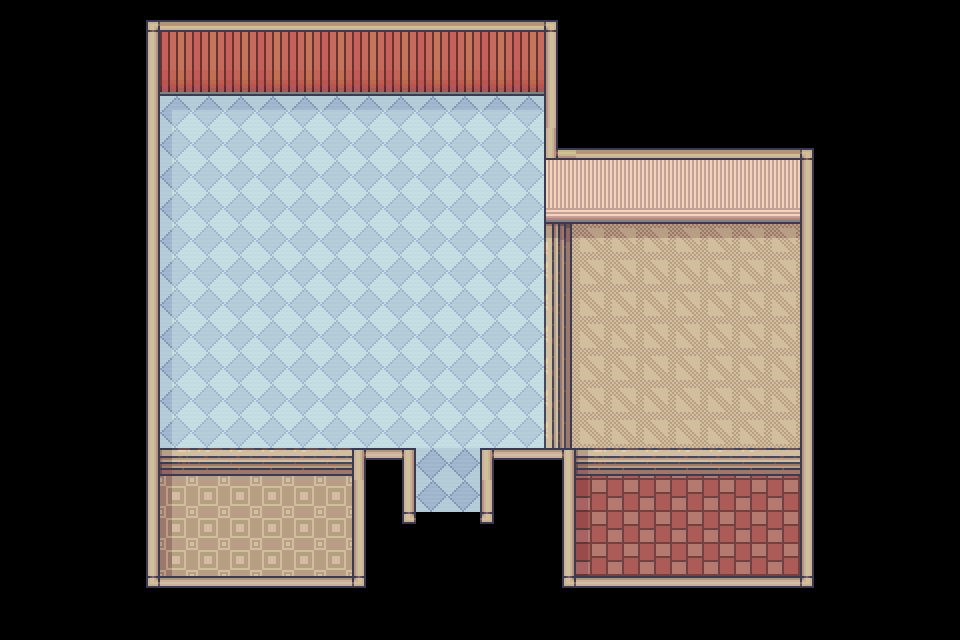

Rendered tile map (Tiled .tmx) drawn with the repository's tilesets; below, a short description and the map source with its tile grids summarised:
An orthogonal 30x20 tile map with 32x32 px tiles, 3 tile layers (walls, floor, stairs), 2 tilesets and 61 objects (4x npc_spawn, scene, zone, player_village).

<map version="1.10" tiledversion="1.10.1" orientation="orthogonal" renderorder="right-down" width="30" height="20" tilewidth="32" tileheight="32" infinite="0" nextlayerid="17" nextobjectid="73">
 <tileset firstgid="1" source="../TSX/RoomBuilder.tsx" />
 <tileset firstgid="8285" source="../TSX/store_singles.tsx" />
 <layer id="1" name="walls" width="30" height="20">
  <data>[600 cells, 128 non-empty, 14 distinct tile ids]</data>
 </layer>
 <layer id="2" name="floor" width="30" height="20">
  <data>[600 cells, 244 non-empty, 11 distinct tile ids]</data>
 </layer>
 <layer id="8" name="stairs" width="30" height="20">
  <data>[600 cells, 20 non-empty, 5 distinct tile ids]</data>
 </layer>
 <objectgroup id="11" name="carpet">
  <object id="28" gid="8288" x="672" y="256" width="64" height="32" />
  <object id="29" gid="8288" x="736" y="256" width="64" height="32" />
  <object id="30" gid="8289" x="736" y="320" width="32" height="32" />
  <object id="31" gid="8289" x="736" y="352" width="32" height="32" />
  <object id="32" gid="8289" x="736" y="384" width="32" height="32" />
 </objectgroup>
 <objectgroup id="9" name="furniture">
  <object id="1" gid="8301" x="384" y="224" width="160" height="96" />
  <object id="2" gid="8293" x="576" y="320" width="64" height="64" />
  <object id="3" gid="8294" x="576" y="416" width="64" height="64" />
  <object id="4" gid="8310" x="384" y="128" width="64" height="64" />
  <object id="5" gid="8312" x="480" y="128" width="64" height="64" />
  <object id="6" gid="8311" x="256" y="128" width="64" height="96" />
  <object id="7" gid="8309" x="192" y="128" width="64" height="96" />
  <object id="8" gid="8316" x="320" y="128" width="64" height="64" />
  <object id="9" gid="8314" x="256" y="192" width="64" height="64" />
  <object id="10" gid="8313" x="192" y="192" width="64" height="64" />
  <object id="12" gid="8296" x="160" y="320" width="192" height="96" />
  <object id="13" gid="8297" x="160" y="416" width="192" height="96" />
  <object id="17" gid="8299" x="288" y="576" width="64" height="96" />
  <object id="18" gid="8298" x="160" y="576" width="64" height="96" />
  <object id="19" gid="8304" x="640" y="512" width="96" height="96" />
  <object id="20" gid="8305" x="608" y="576" width="160" height="96" />
  <object id="21" gid="8306" x="576" y="576" width="32" height="64" />
  <object id="22" gid="8307" x="768" y="576" width="32" height="64" />
  <object id="23" gid="8287" x="576" y="256" width="64" height="64" />
  <object id="34" gid="8321" x="768" y="320" width="32" height="32" />
  <object id="35" gid="8321" x="768" y="352" width="32" height="32" />
  <object id="36" gid="8321" x="768" y="384" width="32" height="32" />
  <object id="37" gid="8317" x="384" y="448" width="32" height="64" />
  <object id="38" gid="8318" x="480" y="448" width="32" height="64" />
  <object id="39" gid="8303" x="576" y="192" width="32" height="32" />
  <object id="40" gid="8302" x="640" y="192" width="32" height="32" />
  <object id="41" gid="8302" x="256" y="192" width="32" height="32" />
 </objectgroup>
 <objectgroup id="10" name="products">
  <object id="24" gid="8292" x="736" y="224" width="64" height="64" />
  <object id="25" gid="8291" x="704" y="224" width="32" height="64" />
  <object id="26" gid="8290" x="672" y="256" width="32" height="96" />
  <object id="27" gid="8315" x="640" y="271.5" width="32" height="96" />
  <object id="33" gid="8320" x="672" y="352" width="64" height="64" />
  <object id="43" gid="8286" x="384" y="256" width="64" height="64" />
  <object id="44" gid="8285" x="192" y="224" width="64" height="64" />
  <object id="47" gid="8300" x="416" y="96" width="96" height="64" />
 </objectgroup>
 <objectgroup id="12" name="collision">
  <object id="48" x="146" y="83" width="412" height="12" />
  <object id="49" x="146" y="95" width="14" height="493" />
  <object id="50" x="160" y="576" width="206" height="12" />
  <object id="51" x="352" y="448" width="14" height="128" />
  <object id="52" x="366" y="448" width="50" height="12" />
  <object id="54" x="402" y="460" width="14" height="64" />
  <object id="55" x="480" y="460" width="14" height="64" />
  <object id="56" x="480" y="448" width="96" height="12" />
  <object id="57" x="562" y="460" width="14" height="128" />
  <object id="58" x="576" y="576" width="238" height="12" />
  <object id="59" x="800" y="216" width="14" height="360" />
  <object id="60" x="544" y="216" width="256" height="8" />
  <object id="61" x="544" y="95" width="14" height="121" />
  <object id="66" x="417" y="512" width="63" height="12" />
 </objectgroup>
 <objectgroup id="13" name="interactions" />
 <objectgroup id="16" name="triggers">
  <object id="65" name="store" type="scene" x="448" y="224" width="93" height="32">
   <properties>
    <property name="interaction_type" value="keypress" />
    <property name="scene" value="store" />
   </properties>
  </object>
  <object id="68" name="zone_village" type="zone" x="417" y="466" width="62" height="45">
   <properties>
    <property name="interaction_type" value="keypress" />
    <property name="zone" value="village" />
   </properties>
  </object>
 </objectgroup>
 <objectgroup id="15" name="nodes" />
 <objectgroup id="14" name="positions">
  <object id="63" name="player_village" x="447" y="479">
   <properties>
    <property name="direction" value="up" />
   </properties>
   <point />
  </object>
  <object id="69" name="liz" type="npc_spawn" x="480" y="149">
   <properties>
    <property name="direction" value="down" />
   </properties>
   <point />
  </object>
  <object id="70" name="brayan" type="npc_spawn" x="253" y="538">
   <properties>
    <property name="direction" value="left" />
   </properties>
   <point />
  </object>
  <object id="71" name="haye" type="npc_spawn" x="689" y="432">
   <properties>
    <property name="direction" value="down" />
   </properties>
   <point />
  </object>
  <object id="72" name="brandon" type="npc_spawn" x="352" y="148">
   <properties>
    <property name="direction" value="right" />
   </properties>
   <point />
  </object>
 </objectgroup>
</map>
